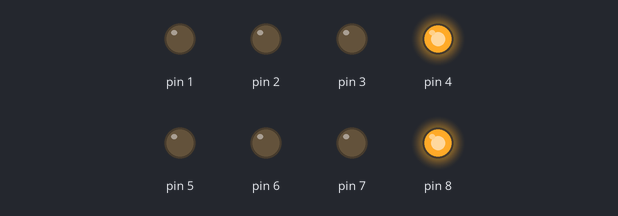
A sketch run on a simulated Arduino Uno, built with avr-gcc and run on an emulated ATmega328P. Parts: output pins drawn as LEDs (lit = HIGH).

Above: at 0.2 s.
At 0.7 s:
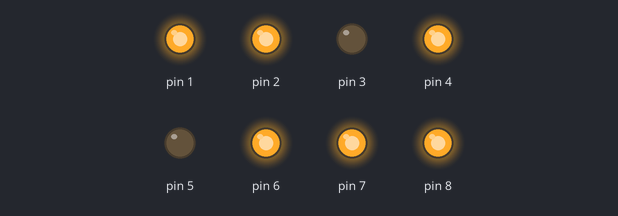
At 1.7 s:
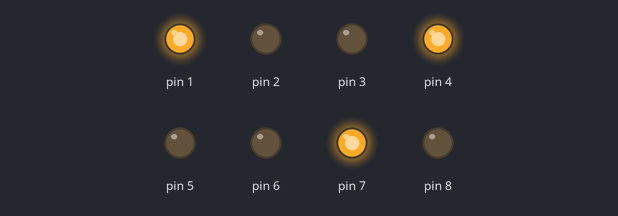
At 3.2 s:
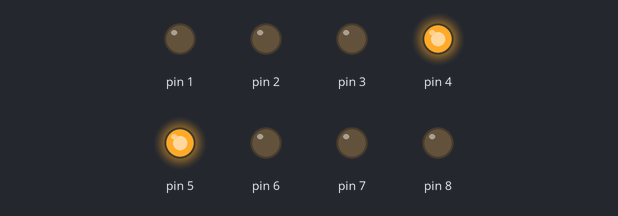
At 4.7 s:
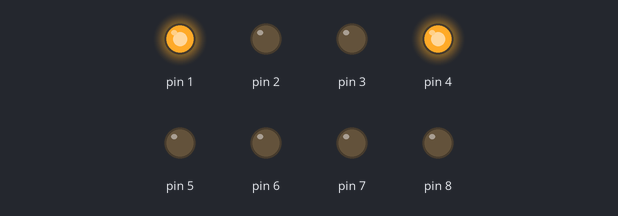
At 6.7 s:
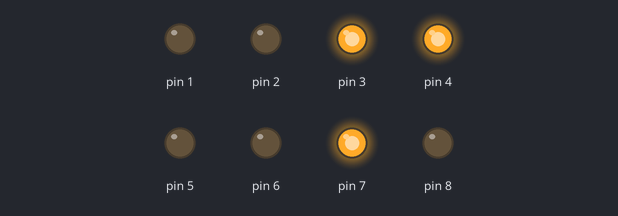
Timing chart, 0 to 7.2 s (numbered marks = the images above):
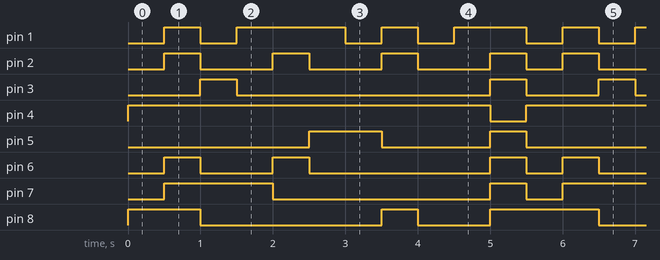

Measured:
- by itself, pin 1: repeats every 5.5 s: LOW 0.50 s, HIGH 1.5 s, LOW 0.50 s, HIGH 0.50 s, LOW 0.50 s, HIGH 1.0 s, LOW 0.50 s, HIGH 0.50 s
- by itself, pin 2: repeats every 5.5 s: 3 × (LOW 1.0 s, HIGH 0.50 s), LOW 0.50 s, HIGH 0.50 s
- by itself, pin 3: repeats every 5.5 s: LOW 3.5 s, HIGH 0.50 s, LOW 1.0 s, HIGH 0.50 s
- by itself, pin 4: alternates HIGH for 5.0 s and LOW for 0.50 s
- by itself, pin 5: repeats every 5.5 s: LOW 1.5 s, HIGH 0.50 s, LOW 2.5 s, HIGH 1.0 s
- by itself, pin 6: repeats every 5.5 s: LOW 1.0 s, HIGH 0.50 s, LOW 2.5 s, HIGH 0.50 s, LOW 0.50 s, HIGH 0.50 s
- by itself, pin 7: repeats every 5.5 s: LOW 3.0 s, HIGH 0.50 s, LOW 0.50 s, HIGH 1.5 s
- by itself, pin 8: repeats every 5.5 s: LOW 2.5 s, HIGH 0.50 s, LOW 1.0 s, HIGH 1.5 s

The sketch:

sketch_sep11b.ino
```cpp
void setup() {
  // put your setup code here, to run once:
  for (int i=1; i<=8; i++){
  pinMode(i,OUTPUT);
  }
}

boolean Num_Array[11][8]={
  {0,0,0,1,0,0,0,1},{1,1,0,1,0,1,1,1},{0,0,1,1,0,0,1,0},{1,0,0,1,0,0,1,0},
  {1,1,0,1,0,1,0,0},{1,0,0,1,1,0,0,0},{0,0,0,1,1,0,0,0},{1,1,0,1,0,0,0,1},
  {0,0,0,1,0,0,0,0},{1,0,0,1,0,0,0,0},{1,1,1,0,1,1,1,1}
};

void NumPrint(int Number){

  for (int w=0; w<=7; w++){
  digitalWrite(w+1,Num_Array[Number][w]);
  }
}

void loop() {
  // put your main code here, to run repeatedly:
  for(int t=0;t<=10;t++){
  NumPrint(t);
  delay(500);
  }
}
```
